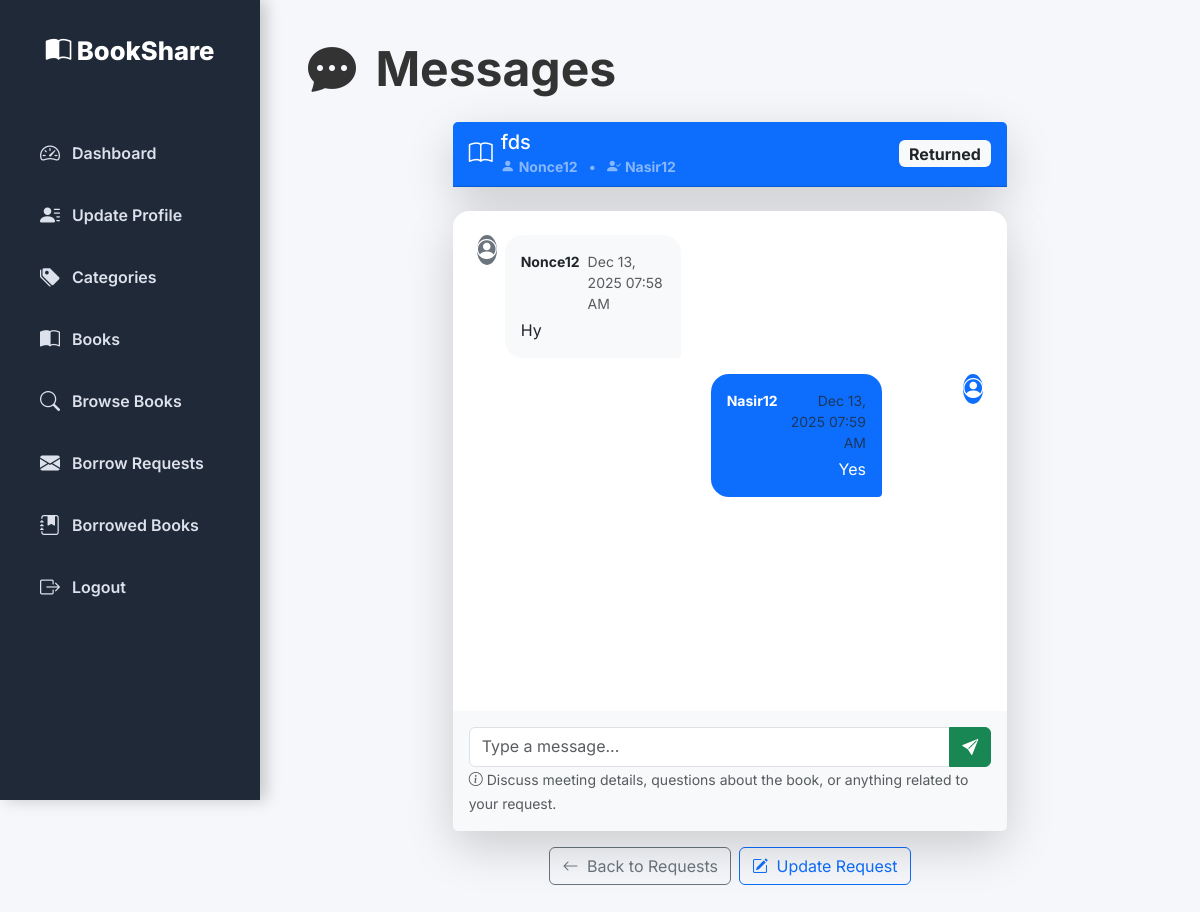
Page /messages/1 (signed in) on the committed database.
### models.py (models this page shows, shortened)
class Book(db.Model):
    __tablename__ = 'books'
    id = db.Column(db.Integer, primary_key=True)
    owner_id = db.Column(db.Integer, db.ForeignKey('users.id'), nullable=False, index=True)
    category_id = db.Column(db.Integer, db.ForeignKey('categories.id'), index=True)
    title = db.Column(db.String(200), nullable=False)
    author = db.Column(db.String(150), nullable=False)
    description = db.Column(db.Text)
    book_image = db.Column(db.String(255))
    book_type = db.Column(db.String(20), nullable=False)  # 'physical' or 'digital'
    status = db.Column(
        db.Enum('available', 'unavailable', name='book_status'),
        default='available',
        nullable=False
    )
    physical_location = db.Column(db.String(255))
    file_path = db.Column(db.String(255))
    download_link = db.Column(db.String(255))
    created_at = db.Column(db.DateTime, default=datetime.utcnow, nullable=False)
    category = db.relationship('Category', backref='books', lazy=True)
    owner = db.relationship('User', backref='books', lazy=True)

class User(UserMixin, db.Model):
    __tablename__ = 'users'
    id = db.Column(db.Integer, primary_key=True)
    username = db.Column(db.String(80), unique=True, nullable=False, index=True)
    email = db.Column(db.String(120), unique=True, nullable=False, index=True)
    password_hash = db.Column(db.String(255), nullable=False)
    full_name = db.Column(db.String(100))
    location = db.Column(db.String(100))
    profile_picture = db.Column(db.String(200))  # Relative path
    status = db.Column(
        db.Enum(UserStatus),
        default=UserStatus.unblocked,
        nullable=False
    )
    created_at = db.Column(db.DateTime, default=datetime.utcnow, nullable=False)
    @property
    def is_active(self) -> bool:
        return self.status == UserStatus.unblocked
    @property
    def is_admin(self):
        return False

class BorrowRequest(db.Model):
    __tablename__ = 'borrow_requests'
    id = db.Column(db.Integer, primary_key=True)
    book_id = db.Column(db.Integer, db.ForeignKey('books.id'), nullable=False)
    borrower_id = db.Column(db.Integer, db.ForeignKey('users.id'), nullable=False)
    owner_id = db.Column(db.Integer, db.ForeignKey('users.id'), nullable=False)
    proposed_date = db.Column(db.String(20), nullable=False)      # e.g., "2025-12-14"
    proposed_time = db.Column(db.String(10), nullable=False)      # e.g., "14:30"
    proposed_location = db.Column(db.String(255), nullable=False)
    owner_proposed_date = db.Column(db.String(20), nullable=True)
    owner_proposed_time = db.Column(db.String(10), nullable=True)
    status = db.Column(
        db.Enum(BorrowStatus),
        default=BorrowStatus.pending,
        nullable=False
    )
    created_at = db.Column(db.DateTime, default=datetime.utcnow, nullable=False)
    updated_at = db.Column(db.DateTime, default=datetime.utcnow, onupdate=datetime.utcnow)
    book = db.relationship('Book', backref='borrow_requests', lazy=True)
    borrower = db.relationship('User', foreign_keys=[borrower_id], backref='outgoing_requests', lazy=True)
    owner = db.relationship('User', foreign_keys=[owner_id], backref='incoming_requests', lazy=True)

class Message(db.Model):
    __tablename__ = 'messages'
    id = db.Column(db.Integer, primary_key=True)
    sender_id = db.Column(db.Integer, db.ForeignKey('users.id'), nullable=False)
    receiver_id = db.Column(db.Integer, db.ForeignKey('users.id'), nullable=False)
    borrow_request_id = db.Column(db.Integer, db.ForeignKey('borrow_requests.id'), nullable=False)
    message = db.Column(db.Text, nullable=False)
    created_at = db.Column(db.DateTime, default=datetime.utcnow, nullable=False)
    sender = db.relationship('User', foreign_keys=[sender_id], backref='sent_messages', lazy=True)
    receiver = db.relationship('User', foreign_keys=[receiver_id], backref='received_messages', lazy=True)
    borrow_request = db.relationship('BorrowRequest', backref='messages', lazy=True)

### app.py (the view, shortened to what this page needs)
@app.route('/messages/<int:borrow_request_id>', methods=['GET', 'POST'])
@login_required
def messages(borrow_request_id):
    borrow_req = BorrowRequest.query.get_or_404(borrow_request_id)
    if current_user.id not in (borrow_req.owner_id, borrow_req.borrower_id):
        flash("Unauthorized access.", "error")
        return redirect(url_for('dashboard'))
    messages_list = Message.query.filter_by(borrow_request_id=borrow_request_id)\
                                 .order_by(Message.created_at.asc()).all()
    return render_template('messages.html', borrow_req=borrow_req, messages=messages_list)

### app.py (called while the page is built)
@login_manager.user_loader
def load_user(user_id):
    try:
        uid = int(user_id)
    except (TypeError, ValueError):
        return None
    user = User.query.get(uid)
    if user:
        return user
    if uid == 999999:
        return Admin.query.get(uid)
    return None

### templates/messages.html (shortened to what this page needs)
{% extends "base.html" %}
{% block content %}
<div class="container-fluid p-0">
    <h2 class="mb-4 display-5 fw-bold" style="color: var(--text-color);">
        <i class="bi bi-chat-dots-fill me-2"></i> Messages
    </h2>
    <div class="row justify-content-center">
        <div class="col-lg-8 col-md-10">
            <div class="card shadow-lg mb-4">
                <div class="card-header bg-primary text-white">
                    <div class="d-flex align-items-center justify-content-between">
                        <div class="d-flex align-items-center">
                            <i class="bi bi-book me-2 fs-4"></i>
                            <div>
                                <h5 class="mb-0">{{ borrow_req.book.title }}</h5>
                                <small class="text-white-50">
                                    <i class="bi bi-person-fill me-1"></i>{{ borrow_req.borrower.username }}
                                    {% if borrow_req.borrower_id != current_user.id %}<span class="mx-2">•</span>
                                    <i class="bi bi-person-check-fill me-1"></i>{{ borrow_req.owner.username }}{% endif %}
                                </small>
                            </div>
                        </div>
                        <span class="badge bg-light text-dark fs-6">
                            {% if borrow_req.status.value == 'pending' %}Pending
                            {% elif borrow_req.status.value == 'accepted' %}Accepted
                            {% elif borrow_req.status.value == 'rejected' %}Rejected
                            {% elif borrow_req.status.value == 'modified' %}Counter-Proposed
                            {% else %}{{ borrow_req.status.value|title }}{% endif %}
                        </span>
                    </div>
                </div>
            </div>
            <div class="card shadow-lg">
                <div class="card-body p-0">
                    <div id="messages-container" class="d-flex flex-column" style="height: 500px; overflow-y: auto; padding: 1.5rem;">
                        {% if messages %}
                            {% for msg in messages %}
                            <div class="message-bubble mb-3 {% if msg.sender_id == current_user.id %}align-self-end text-end{% else %}align-self-start{% endif %}">
                                <div class="d-flex {% if msg.sender_id == current_user.id %}flex-row-reverse{% else %}flex-row{% endif %} align-items-start gap-2">
                                    <div class="flex-shrink-0">
                                        <div class="avatar-sm rounded-circle d-flex align-items-center justify-content-center
                                            {% if msg.sender_id == current_user.id %}bg-primary text-white{% else %}bg-secondary text-white{% endif %}">
                                            {% if msg.sender.profile_picture %}
                                                <img src="{{ url_for('static', filename=msg.sender.profile_picture) }}"
                                                     alt="{{ msg.sender.username }}" class="rounded-circle w-100 h-100" style="object-fit: cover;">
                                            {% else %}
                                                <i class="bi bi-person-circle fs-5"></i>
                                            {% endif %}
                                        </div>
                                    </div>
                                    <div class="flex-grow-1">
                                        <div class="message-content p-3 rounded {% if msg.sender_id == current_user.id %}bg-primary text-white{% else %}bg-light{% endif %}"
                                             style="border-radius: 18px 18px 4px 18px !important; max-width: 70%;">
                                            <div class="d-flex justify-content-between align-items-start mb-1">
                                                <small class="fw-bold">{{ msg.sender.username }}</small>
                                                <small class="text-muted ms-2">{{ msg.created_at.strftime('%b %d, %Y %I:%M %p') }}</small>
                                            </div>
                                            <div>{{ msg.message }}</div>
                                        </div>
                                    </div>
                                </div>
                            </div>
                            {% endfor %}
                        {% else %}
                            <div class="text-center py-5 text-muted">
                                <i class="bi bi-chat-square-text display-4 d-block mb-3 opacity-75"></i>
                                <p class="fs-5 fw-bold">No messages yet.</p>
                                <p class="mb-0">Start the conversation to discuss the book exchange!</p>
                            </div>
                        {% endif %}
                    </div>
                    <div class="card-footer bg-light border-0 p-3">
                        <form method="post" id="message-form">
                            <div class="input-group">
                                <textarea name="message"
                                          class="form-control"
                                          rows="1"
                                          placeholder="Type a message..."
                                          required
                                          style="resize: none; min-height: 40px;"></textarea>
                                <button type="submit" class="btn btn-success">
                                    <i class="bi bi-send-fill"></i>
                                </button>
                            </div>
                            <small class="form-text text-muted mt-1">
                                <i class="bi bi-info-circle me-1"></i>Discuss meeting details, questions about the book, or anything related to your request.
                            </small>
                        </form>
                    </div>
                </div>
            </div>
            <div class="d-flex gap-2 mt-3 justify-content-center">
                <a href="{{ url_for('incoming_requests') if current_user.id == borrow_req.owner_id else url_for('borrowed_books') }}"
                   class="btn btn-outline-secondary">
                    <i class="bi bi-arrow-left me-1"></i> Back to Requests
                </a>
                {% if current_user.id == borrow_req.owner_id %}
                    <a href="{{ url_for('update_borrow_request', request_id=borrow_req.id) }}" class="btn btn-outline-primary">
                        <i class="bi bi-pencil-square me-1"></i> Update Request
                    </a>
                {% endif %}
            </div>
        </div>
    </div>
</div>
{% endblock %}

### templates/base.html (style rules this page uses)
:root { --primary-color: #4A69F5; --primary-hover: #354FC2; --sidebar-bg: #1f2937; --text-color: #333; --light-bg: #f5f7fa; --card-shadow: 0 6px 15px rgba(0, 0, 0, 0.08); --transition-speed: 0.3s; }
body { font-family: 'Inter', sans-serif; background-color: var(--light-bg); color: var(--text-color); min-height: 100vh; }
.card { border: none; border-radius: 16px; box-shadow: var(--card-shadow); transition: transform 0.3s ease; }
.card-header { background: var(--primary-color); color: white; font-weight: 700; border-top-left-radius: 16px; border-top-right-radius: 16px; }

### rows in the picture
Book: book "fds"
User: borrower.username "Nonce12"
User: owner.username "Nasir12"
BorrowRequest: status.value "Returned"
Message: sender.username "Nonce12", created_at "Dec 13, 2025 07:58 AM", message "Hy"
Message: sender.username "Nasir12", created_at "Dec 13, 2025 07:59 AM", message "Yes"
